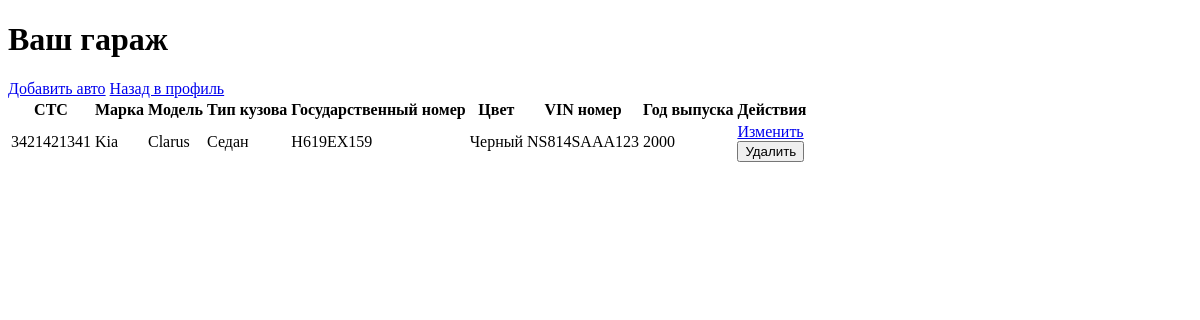
The page /profile/garage/ (signed in) on the database as committed earlier.
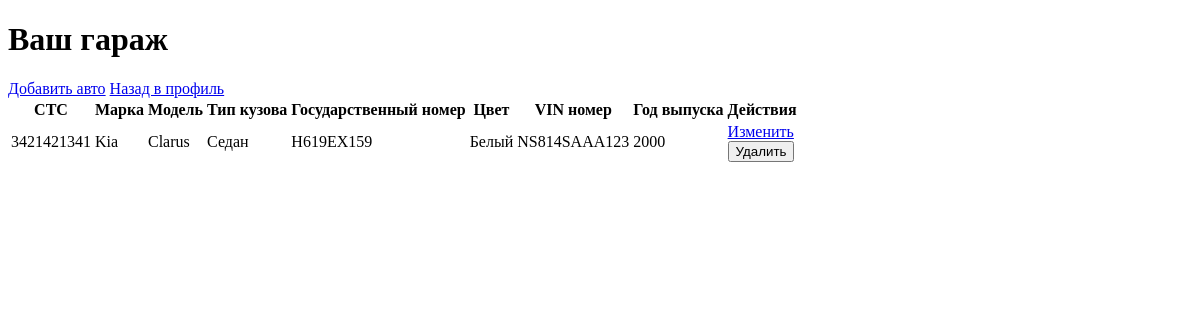
The same page on the database as committed later.
### CarApp/models.py (models this page shows, shortened)
class Car(models.Model):
    client = models.ForeignKey(CustomUser, on_delete=models.CASCADE)
    sts = models.CharField("СТС", max_length=100)
    brand = models.CharField("Марка", max_length=100)
    model = models.CharField("Модель", max_length=100)
    body_type = models.CharField("Тип кузова", max_length=100)
    license_plate = models.CharField("Государственный номер", max_length=20)
    color = models.CharField("Цвет", max_length=50)
    vin_number = models.CharField("VIN номер", max_length=100)
    year_of_manufacture = models.PositiveSmallIntegerField("Год выпуска")

### CarApp/views.py (the view)
# urls.py: path('garage/', views.garage_view, name='garage'),
@login_required
def garage_view(request):
    cars = Car.objects.filter(client=request.user)
    return render(request, 'garage.html', {'cars': cars})

### CarApp/templates/garage.html (shortened to what this page needs)
<!DOCTYPE html>
<html lang="en">
<head>
</head>
<body>
    <h1>Ваш гараж</h1>
    <a href="{% url 'add_car' %}">Добавить авто</a>
            <a href="{% url 'welcome_page' %}">Назад в профиль</a>
    <table>
        <thead>
            <tr>
                <th>СТС</th>
                <th>Марка</th>
                <th>Модель</th>
                <th>Тип кузова</th>
                <th>Государственный номер</th>
                <th>Цвет</th>
                <th>VIN номер</th>
                <th>Год выпуска</th>
                <th>Действия</th>
            </tr>
        </thead>
        <tbody>
            {% for car in cars %}
            <tr>
                <td>{{ car.sts }}</td>
                <td>{{ car.brand }}</td>
                <td>{{ car.model }}</td>
                <td>{{ car.body_type }}</td>
                <td>{{ car.license_plate }}</td>
                <td>{{ car.color }}</td>
                <td>{{ car.vin_number }}</td>
                <td>{{ car.year_of_manufacture }}</td>
                <td>
                    <a href="{% url 'update_car' car.id %}">Изменить</a>
                    <form action="{% url 'delete_car' car.id %}" method="post">
                        <button type="submit">Удалить</button>
                    </form>
                </td>
            </tr>
            {% endfor %}
        </tbody>
    </table>
</body>
</html>

Rows that differ between the two databases and show on the page:
changed Car "Kia": color "Черный" → "Белый"
